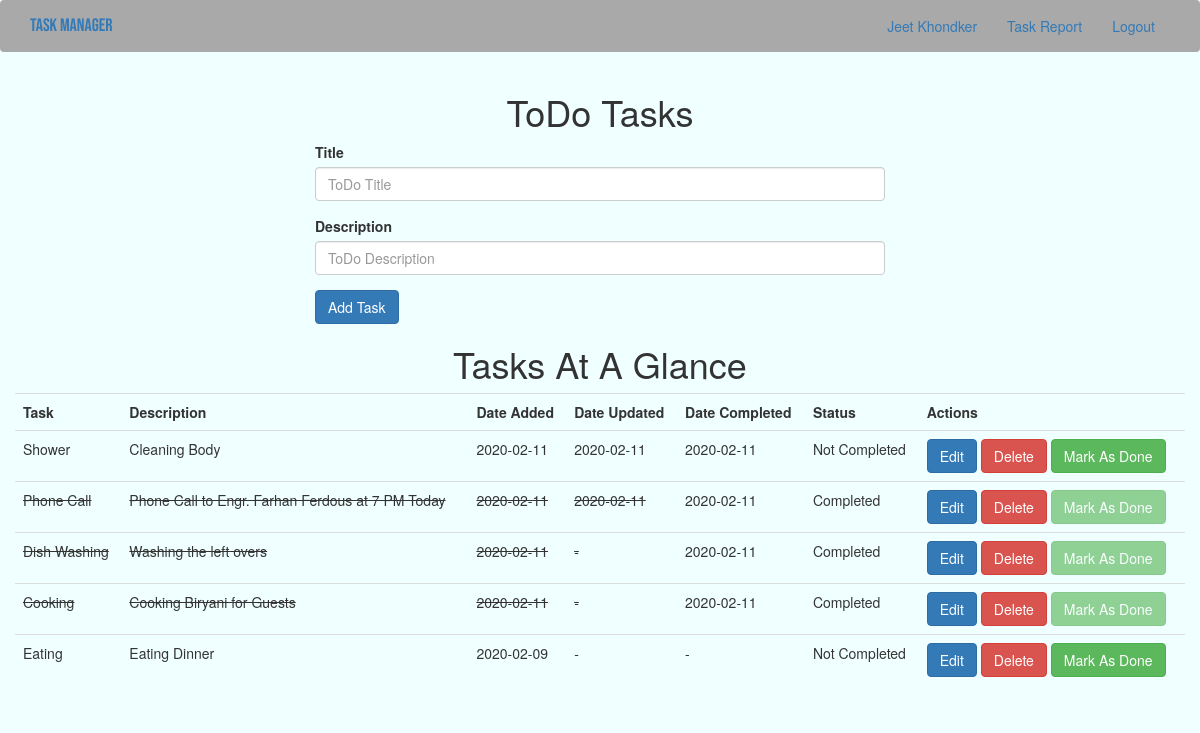
Before: /index (signed in) with the older database file.
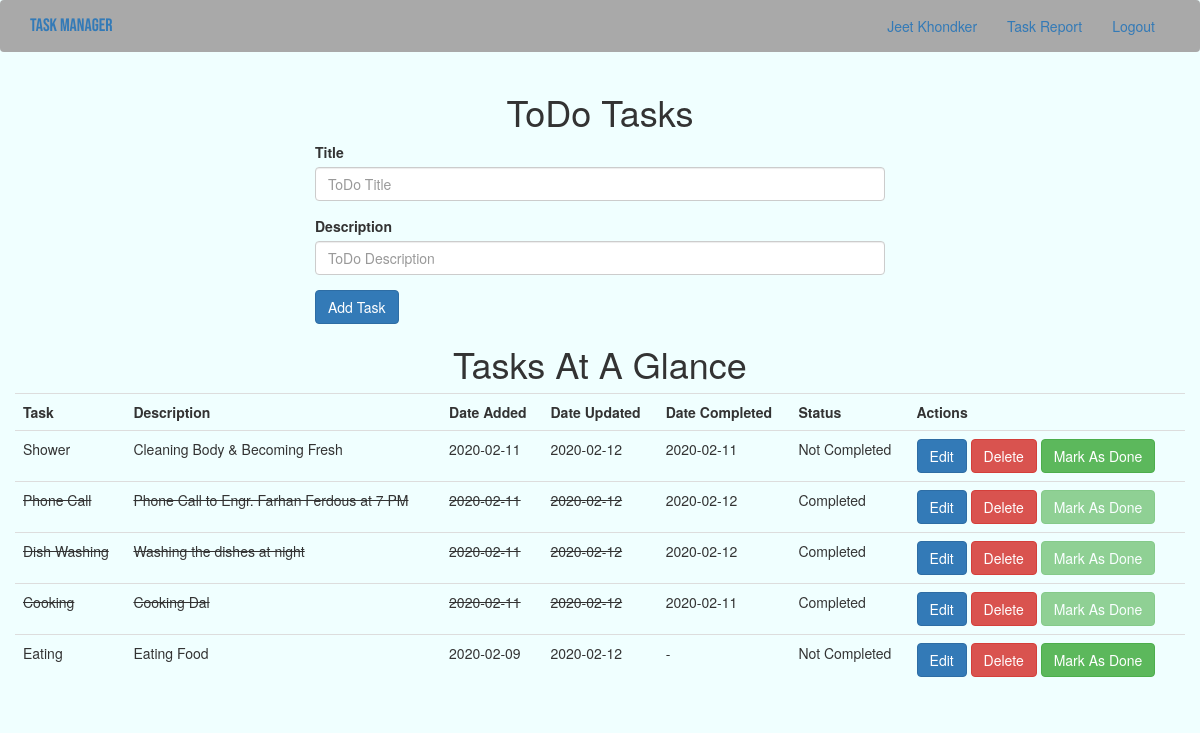
After: the same page with the newer database file.
### app/models.py (models this page shows, shortened)
class User(UserMixin, db.Model):
    __tablename__ = "user"
    id = db.Column(db.Integer, primary_key = True)
    username = db.Column(db.String(64), index = True, unique = True)
    firstName = db.Column(db.String(50))
    lastName = db.Column(db.String(50))
    email = db.Column(db.String(120), index = True, unique = True)
    password_hash = db.Column(db.String(128))
    todoitems = db.relationship("ToDo", backref = "owner", lazy = "dynamic")

class ToDo(db.Model):
    __tablename__ = "todoitems"
    item_id = db.Column(db.Integer, primary_key = True)
    title = db.Column(db.String(100), nullable = False)
    description = db.Column(db.String(200), nullable = False)
    date_created = db.Column(db.DateTime, default = datetime.utcnow)
    date_updated = db.Column(db.DateTime, default = datetime.utcnow)
    date_completed = db.Column(db.DateTime, default = datetime.utcnow)
    is_completed = db.Column(db.Boolean, default = False, nullable = False)
    user_id = db.Column(db.Integer, db.ForeignKey("user.id"), nullable = False)

### app/routes.py (the view)
@app.route('/', methods = ["POST", "GET"])
@app.route("/index", methods = ["POST", "GET"])
@login_required
def index():
    if request.method == "POST":
        task_title = request.form["title"]
        task_description = request.form["description"]
        new_task = ToDo(title = task_title, description = task_description)
        new_task.user_id = current_user.id
        new_task.is_completed = False
        try:
            db.session.add(new_task)
            db.session.commit()
            flash("Item Added! Your ToDo Item Successfully Created!")
            return redirect(url_for("index"))
        except:
            flash("There was an issue adding your task! Please try again later.")
    else:
        todoitems = ToDo.query.filter_by(user_id = current_user.id).order_by(ToDo.date_created.desc()).all()
        return render_template("index.html", todoitems = todoitems)

### app/models.py (called while the page is built)
@login.user_loader
def load_user(id):
    return User.query.get(int(id))

### app/templates/index.html (shortened to what this page needs)
{% extends "base.html" %}
{% block app_content %}
    <div class="container">
        <div class="row">
            <h1 class="text-center">ToDo Tasks</h1>
            <div class="row">
                <div class="col-md-6 col-md-offset-3">
                    <form action="/" method="POST">
                        <div class="form-group">
                            <label for="title">Title</label>
                            <input type="text" class="form-control" name="title" id="title" aria-describedby="ToDo Title" placeholder="ToDo Title">
                        </div>
                        <div class="form-group">
                            <label for="description">Description</label>
                            <input type="text" class="form-control" name="description" id="description" aria-describedby="ToDo Description" placeholder="ToDo Description">
                        </div>
                        <button type="submit" class="btn btn-primary">Add Task</button>
                    </form>
                </div>
            </div>
            <h1 class="text-center">Tasks At A Glance</h1>
            <table class="table table-hover table-dark">
                <tr>
                    <th>Task</th>
                    <th>Description</th>
                    <th>Date Added</th>
                    <th>Date Updated</th>
                    <th>Date Completed</th>
                    <th>Status</th>
                    <th>Actions</th>
                </tr>
                    {% for todoitem in todoitems %}
                        <tr>
                            {% if todoitem.is_completed == True %}
                                <td><del>{{ todoitem.title }}</del></td>
                                <td><del>{{ todoitem.description }}</del></td>
                                <td><del>{{ todoitem.date_created.date() }}</del></td>
                                <td><del>
                                    {% if todoitem.date_updated != None %}
                                        {{ todoitem.date_updated.date() }}
                                    {% else %}
                                        -
                                    {% endif %}
                                </del></td>
                                <td>
                                    {% if todoitem.date_completed != None %}
                                        {{ todoitem.date_completed.date() }}
                                    {% else %}
                                        -
                                    {% endif %}
                                </td>
                                <td>Completed</td>
                            {% else %}
                                <td>{{ todoitem.title }}</td>
                                <td>{{ todoitem.description }}</td>
                                <td>{{ todoitem.date_created.date() }}</td>
                                <td>
                                    {% if todoitem.date_updated != None %}
                                        {{ todoitem.date_updated.date() }}
                                    {% else %}
                                        -
                                    {% endif %}
                                </td>
                                <td>
                                    {% if todoitem.date_completed != None %}
                                        {{ todoitem.date_completed.date() }}
                                    {% else %}
                                        -
                                    {% endif %}
                                </td>
                                <td>Not Completed</td>
                            {% endif %}
                            <td>
                                <a href="/update/{{ todoitem.item_id }}" class="btn btn-primary edit_button" data-toggle="modal" data-target="#editItem{{todoitem.item_id}}">Edit</a>
                                <a href="/delete/{{ todoitem.item_id }}" class="btn btn-danger">Delete</a>
                                {% if todoitem.is_completed == False %}
                                    <a href="/done/{{ todoitem.item_id }}" class="btn btn-success">Mark As Done</a>
                                {% else %}
                                    <a href="#" class="btn btn-success" disabled="disabled">Mark As Done</a>
                                {% endif %}
                            </td>
                        </tr>
                    {% endfor %}
            </table>
        </div>
    </div>
{% endblock %}

### app/templates/base.html (shortened to what this page needs)
{% extends "bootstrap/base.html" %}
{% block styles %}
    {{ super() }}
    <link rel="stylesheet" href="{{ url_for('static', filename='css/pc-style.css') }}">
{% endblock %}
{% block navbar %}
    <nav class="navbar navbar-expand-lg navbar-light bg-light">
        <div class="container">
            <div class="navbar-header">
                <a class="navbar-brand" href="{{ url_for('index') }}">Task Manager</a>
            </div>
            <div class="collapse navbar-collapse" id="bs-example-navbar-collapse-1">
                <ul class="nav navbar-nav navbar-right">
                    {% if current_user.is_anonymous %}
                        <li><a href="{{ url_for('login') }}">Login</a></li>
                    {% else %}
                        <li><a href="{{ url_for('user', username=current_user.username) }}">{{ current_user.firstName }}&nbsp;{{ current_user.lastName }}</a></li>
                        <li><a href="{{ url_for('view_taskreport', username=current_user.username) }}">Task Report</a></li>
                        <li><a href="{{ url_for('logout') }}">Logout</a></li>
                    {% endif %}
                </ul>
            </div>
        </div>
    </nav>
{% endblock %}
{% block content %}
    <div class="container">
        <div class="row">
            {% block app_content %}{% endblock %}
        </div>
    </div>
{% endblock %}

### app/static/css/pc-style.css (style rules this page uses)
body { background-color: azure; }
a.navbar-brand { font-family: 'Bebas Neue', cursive; }
.navbar { background-color: darkgray; }

Changed rows visible on the page:
changed ToDo "Shower": description "Cleaning Body" → "Cleaning Body & Becoming Fresh"; date_updated "2020-02-11" → "2020-02-12"
changed ToDo "Phone Call": description "Phone Call to Engr. Farhan Ferdous at 7 PM Today" → "Phone Call to Engr. Farhan Ferdous at 7 PM"; date_updated "2020-02-11" → "2020-02-12"; date_completed "2020-02-11" → "2020-02-12"
changed ToDo "Dish Washing": description "Washing the left overs" → "Washing the dishes at night"; date_updated (not shown) → "2020-02-12"; date_completed "2020-02-11" → "2020-02-12"; no longer shows "-"
changed ToDo "Cooking": description "Cooking Biryani for Guests" → "Cooking Dal"; date_updated (not shown) → "2020-02-12"; no longer shows "-"
changed ToDo "Eating": description "Eating Dinner" → "Eating Food"; date_updated (not shown) → "2020-02-12"; no longer shows "-"
